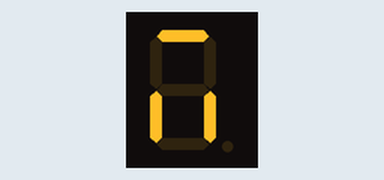
This sketch was run on a simulated Arduino Uno, built with avr-gcc and run on an emulated ATmega328P. Parts: 1-digit seven-segment display. Wiring (inferred from the names in the program): 1-digit 7-segment display, segments lit when HIGH: segments pin 4, pin 5, pin 6, pin 7, pin 8, pin 9, pin 10. The segment pins are drawn as the display they are named for.

Above: at 0.1 s.
At 1.1 s:
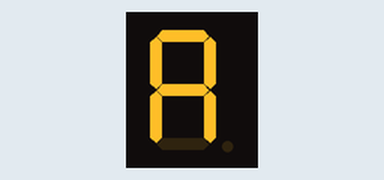
At 2.1 s:
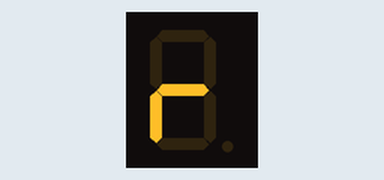
At 3.1 s:
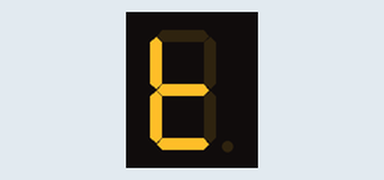
At 4.1 s:
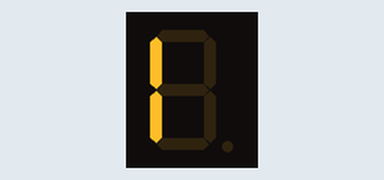
At 6.1 s:
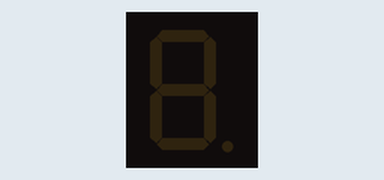

The sketch:

Programa_3.ino
```cpp
/*****************************************************************
**                                                              **
**                        Títol:                                **
**             Nom amb display 7 segments                       **
**                                                              **
** NOM:Martin Herranz Cruz                     Data:07/03/2018  **
*****************************************************************/
//****************************INCLUDE*****************************


//***************************VARIABLES****************************
const int A=4;
const int B=5;
const int C=6;
const int D=7;
const int E=8;
const int F=9;
const int G=10;
signed long retard=1000;

//*****************************SETUP******************************

void setup() {                 //Configura el final de salida

pinMode(A,OUTPUT);
pinMode(B,OUTPUT);
pinMode(C,OUTPUT);
pinMode(D,OUTPUT);
pinMode(E,OUTPUT);
pinMode(F,OUTPUT);
pinMode(G,OUTPUT);


}

//******************************LOOP******************************

void loop() {                 //Inicia el bucle del programa
digitalWrite(A,HIGH);
digitalWrite(E,HIGH);
digitalWrite(C,HIGH);
delay(retard);

digitalWrite(B,HIGH);
digitalWrite(F,HIGH);
digitalWrite(G,HIGH);
delay(retard);

digitalWrite(A,LOW);
digitalWrite(F,LOW);
digitalWrite(B,LOW);
digitalWrite(C,LOW);
delay(retard);

digitalWrite(F,HIGH);
digitalWrite(D,HIGH);
digitalWrite(A,LOW);
digitalWrite(C,LOW);
delay(retard);

digitalWrite(G,LOW);
digitalWrite(D,LOW);
delay(retard);

digitalWrite(F,LOW);
digitalWrite(G,HIGH);
digitalWrite(C,HIGH);
delay(retard);

digitalWrite(A,LOW);
digitalWrite(B,LOW);
digitalWrite(C,LOW);
digitalWrite(D,LOW);
digitalWrite(E,LOW);
digitalWrite(F,LOW);
digitalWrite(G,LOW);
delay(retard);

}

//****************************FUNCIONS****************************
```

Measured:
- by itself, everything shown: repeats every 7.0 s, in 7 steps
- what the display in image 1 shows lasts 1.0 s, from 1.0 s to 2.0 s
